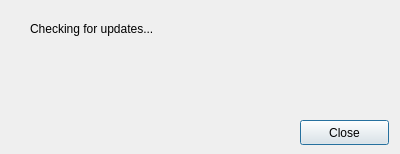
<?xml version="1.0" encoding="UTF-8"?>
<ui version="4.0">
 <class>checkupdateDialog</class>
 <widget class="QDialog" name="checkupdateDialog">
  <property name="windowModality">
   <enum>Qt::NonModal</enum>
  </property>
  <property name="geometry">
   <rect>
    <x>0</x>
    <y>0</y>
    <width>400</width>
    <height>154</height>
   </rect>
  </property>
  <property name="windowTitle">
   <string>Updates</string>
  </property>
  <widget class="QPushButton" name="closeButton">
   <property name="geometry">
    <rect>
     <x>300</x>
     <y>120</y>
     <width>89</width>
     <height>25</height>
    </rect>
   </property>
   <property name="text">
    <string>Close</string>
   </property>
  </widget>
  <widget class="QLabel" name="label">
   <property name="geometry">
    <rect>
     <x>30</x>
     <y>20</y>
     <width>181</width>
     <height>17</height>
    </rect>
   </property>
   <property name="text">
    <string>Checking for updates...</string>
   </property>
  </widget>
 </widget>
 <resources/>
 <connections/>
</ui>
